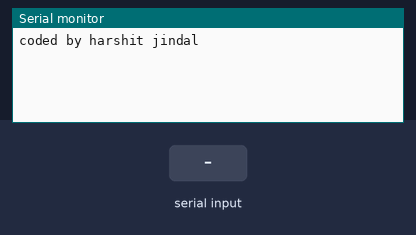
Recording of a sketch running on a simulated Arduino Uno, built with avr-gcc and run on an emulated ATmega328P. Parts: the last lines printed to the serial monitor. The inputs (shaded band) are chosen by the test bench.

Above: at 1.2 s.
1.3 s: "1" received over the second serial link
At 2.4 s:
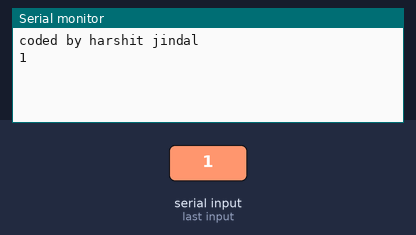
2.8 s: "0" received over the second serial link
At 3.6 s:
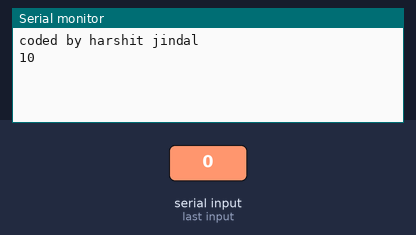

The sketch:

bt_automation.ino
```cpp
#include <SoftwareSerial.h>

SoftwareSerial mySerial(2, 3);

void setup()
{
  Serial.begin(9600);
  mySerial.begin(9600);
  Serial.println("coded by harshit jindal");

}

void loop()
{
  if (mySerial.available())
    Serial.write(mySerial.read());
  if (Serial.available())
    mySerial.write(Serial.read());
  if(mySerial == '1')            //Checks whether value of data is equal to 1
   digitalWrite(12, HIGH);  //If value is 1 then LED turns ON
 else if(mySerial == '0')       //Checks whether value of data is equal to 0
   digitalWrite(12, LOW);   //If value is 0 then LED turns OFF
    if(mySerial == '2')            //Checks whether value of data is equal to 2
   digitalWrite(12, HIGH);  //If value is 2 then fan turns ON
 else if(mySerial == '3')       //Checks whether value of data is equal to 3
   digitalWrite(12, LOW);   //If value is 3 then fan turns OFF
    if(mySerial == '4')            //Checks whether value of data is equal to 4
   digitalWrite(12, HIGH);  //If value is 4 then tv turns ON
 else if(mySerial == '5')       //Checks whether value of data is equal to 5
   digitalWrite(12, LOW);   //If value is 5 then tv turns OFF

}
```

Measured:
- after the input at 1.3 s, the serial monitor: prints a new line at once (image 1)
- after the input at 2.8 s, the serial monitor: prints a new line at once (image 2)
